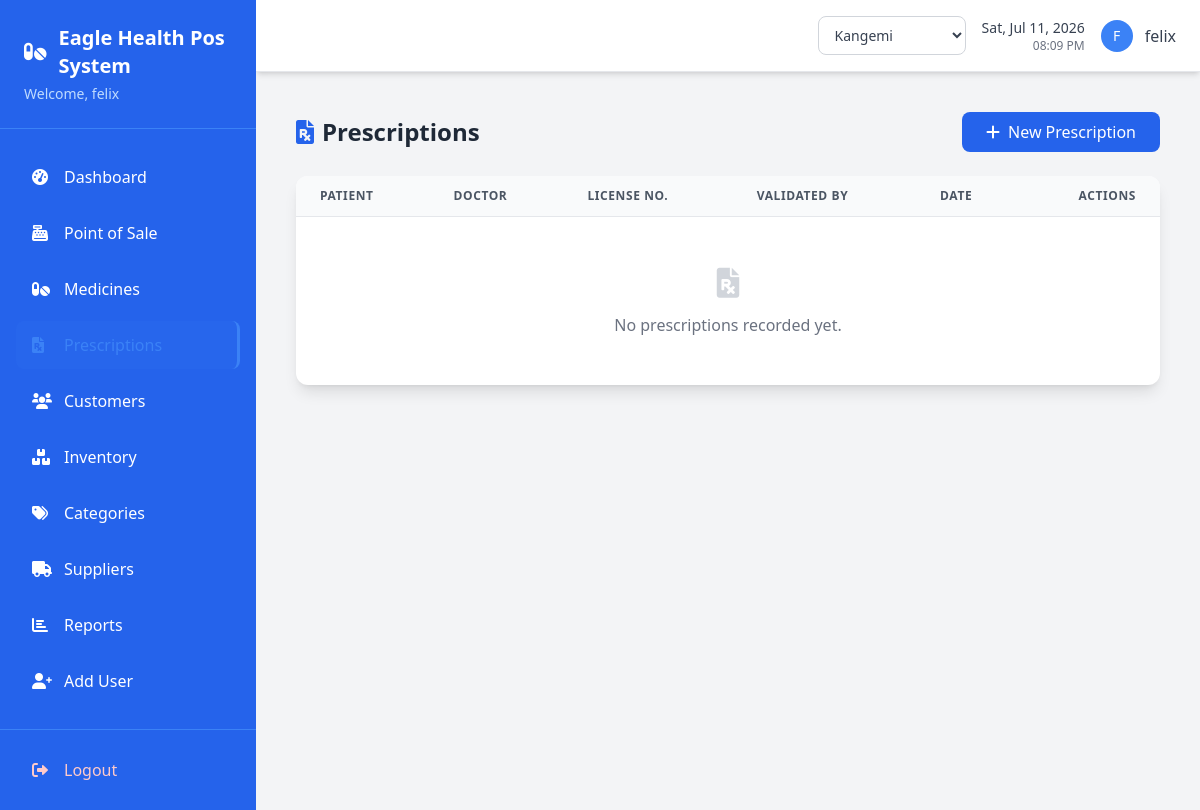
Page /prescriptions/ (signed in) on the earlier database version.
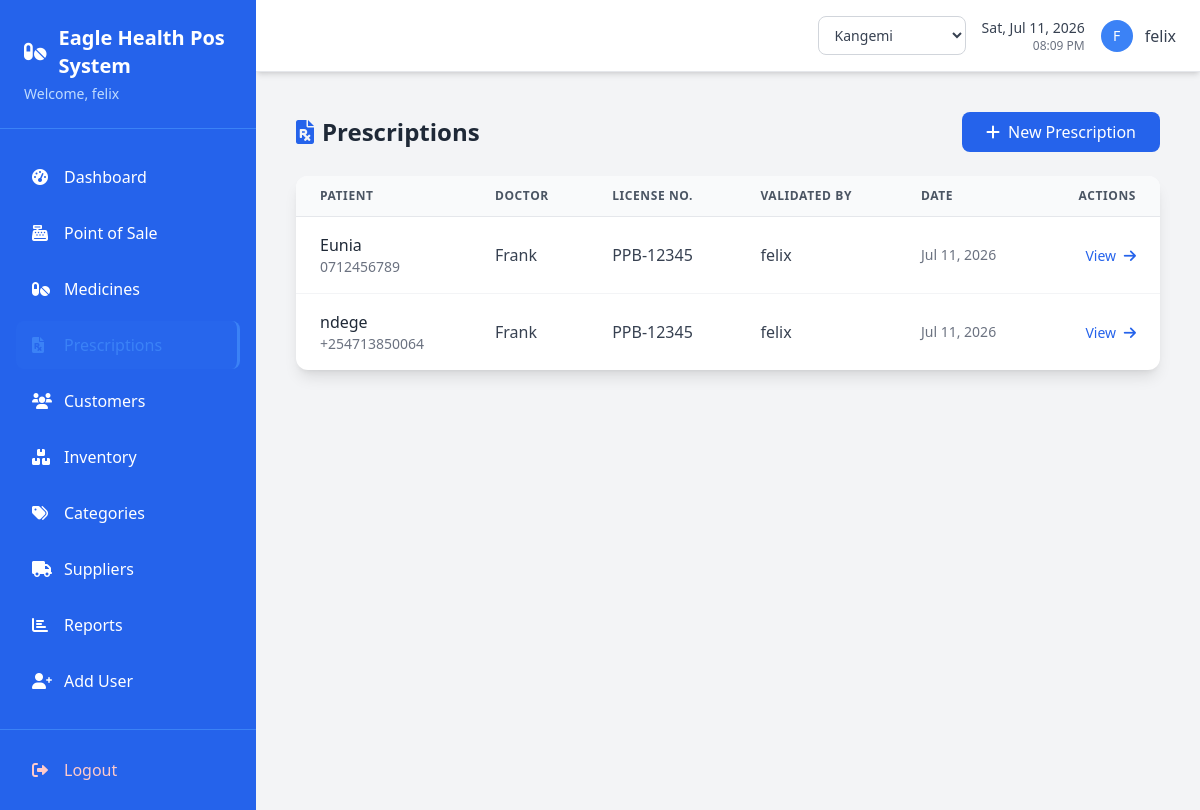
Same page on the later database version.
### pos/models.py (models this page shows, shortened)
class Prescription(models.Model):
    branch = models.ForeignKey(Branch, on_delete=models.PROTECT, related_name='prescriptions')
    patient = models.ForeignKey(Customer, on_delete=models.PROTECT, related_name='prescriptions')
    doctor_name = models.CharField(max_length=100)
    doctor_license_number = models.CharField(max_length=20, validators=[doctor_license_validator])
    diagnosis_notes = models.TextField(blank=True)
    validated_by = models.ForeignKey(User, on_delete=models.PROTECT, related_name='validated_prescriptions')
    created_at = models.DateTimeField(auto_now_add=True)

class Customer(models.Model):
    name = models.CharField(max_length=100)
    phone = models.CharField(max_length=20, blank=True)
    email = models.EmailField(max_length=100, blank=True)
    address = models.TextField(blank=True)
    created_at = models.DateTimeField(auto_now_add=True)
    updated_at = models.DateTimeField(auto_now=True)

### pos/views.py (the view)
# urls.py: path('prescriptions/', views.prescription_list, name='prescription_list'),
@login_required
def prescription_list(request):
    branch_filter = {} if request.active_branch_id is None else {'branch_id': request.active_branch_id}
    prescriptions = Prescription.objects.filter(**branch_filter).select_related('patient', 'validated_by').order_by('-created_at')
    return render(request, 'pos/prescription_list.html', {'prescriptions': prescriptions})

### pos/context_processors.py (called while the page is built)
def branch_context(request):
    if not request.user.is_authenticated:
        return {}
    return {
        'branches': Branch.objects.filter(is_active=True) if getattr(request, 'is_branch_admin', False) else [],
        'active_branch': Branch.objects.filter(id=request.active_branch_id).first() if getattr(request, 'active_branch_id', None) else None,
    }

### pos/models.py (called while the page is built)
    def get_accessible_branches(self):
        if self.role == 'admin':
            return Branch.objects.filter(is_active=True)
        return Branch.objects.filter(id=self.branch_id, is_active=True) if self.branch_id else Branch.objects.none()

### templates/pos/prescription_list.html (shortened to what this page needs)
{% extends 'base.html' %}
{% block content %}
<div class="max-w-6xl mx-auto p-4">
    <div class="flex justify-between items-center mb-6">
        <h1 class="text-2xl font-bold text-gray-800">
            <i class="fas fa-file-prescription mr-2 text-blue-600"></i>Prescriptions
        </h1>
        <a href="{% url 'prescription_add' %}" class="px-6 py-2 bg-blue-600 text-white rounded-lg hover:bg-blue-700 transition-colors">
            <i class="fas fa-plus mr-2"></i>New Prescription
        </a>
    </div>
    <div class="bg-white rounded-xl shadow-lg overflow-hidden">
        <table class="w-full text-left">
            <thead class="bg-gray-50 border-b border-gray-200">
                <tr>
                    <th class="px-6 py-3 text-xs font-semibold text-gray-600 uppercase tracking-wider">Patient</th>
                    <th class="px-6 py-3 text-xs font-semibold text-gray-600 uppercase tracking-wider">Doctor</th>
                    <th class="px-6 py-3 text-xs font-semibold text-gray-600 uppercase tracking-wider">License No.</th>
                    <th class="px-6 py-3 text-xs font-semibold text-gray-600 uppercase tracking-wider">Validated By</th>
                    <th class="px-6 py-3 text-xs font-semibold text-gray-600 uppercase tracking-wider">Date</th>
                    <th class="px-6 py-3 text-xs font-semibold text-gray-600 uppercase tracking-wider text-right">Actions</th>
                </tr>
            </thead>
            <tbody class="divide-y divide-gray-100">
                {% for prescription in prescriptions %}
                <tr class="hover:bg-gray-50 transition-colors">
                    <td class="px-6 py-4">
                        <div class="font-medium text-gray-800">{{ prescription.patient.name }}</div>
                        <div class="text-sm text-gray-500">{{ prescription.patient.phone|default:"—" }}</div>
                    </td>
                    <td class="px-6 py-4 text-gray-700">{{ prescription.doctor_name }}</td>
                    <td class="px-6 py-4 text-gray-700">{{ prescription.doctor_license_number }}</td>
                    <td class="px-6 py-4 text-gray-700">{{ prescription.validated_by.first_name|default:prescription.validated_by.username }}</td>
                    <td class="px-6 py-4 text-gray-500 text-sm">{{ prescription.created_at|date:"M d, Y" }}</td>
                    <td class="px-6 py-4 text-right">
                        <a href="{% url 'prescription_detail' prescription.pk %}" class="text-blue-600 hover:text-blue-800 font-medium text-sm">
                            View <i class="fas fa-arrow-right ml-1"></i>
                        </a>
                    </td>
                </tr>
                {% empty %}
                <tr>
                    <td colspan="6" class="px-6 py-12 text-center text-gray-500">
                        <i class="fas fa-file-prescription text-3xl mb-3 text-gray-300"></i>
                        <p>No prescriptions recorded yet.</p>
                    </td>
                </tr>
                {% endfor %}
            </tbody>
        </table>
    </div>
</div>
{% endblock %}

### templates/base.html (shortened to what this page needs)
{% load crispy_forms_tags %}
<!doctype html>
<html lang="en">
  <head>
    <script src="https://cdn.tailwindcss.com"></script>
    <link
      rel="stylesheet"
      href="https://cdnjs.cloudflare.com/ajax/libs/font-awesome/6.0.0/css/all.min.css"
    />
  </head>
  <body class="bg-gray-100 font-sans">
    <div class="flex h-screen">
      <div class="bg-blue-600 text-white w-64 flex-shrink-0 flex flex-col">
        <div class="p-6 border-b border-blue-500">
          <h1 class="text-xl font-bold flex items-center">
            <i class="fas fa-pills mr-3"></i>
            Eagle Health Pos System
          </h1>
          <p class="text-blue-200 text-sm mt-1">
            Welcome, {{ user.first_name|default:user.username }}
          </p>
        </div>
        <nav class="flex-1 px-4 py-6 space-y-2">
          <a
            href="{% url 'dashboard' %}"
            class="flex items-center px-4 py-3 rounded-lg hover:bg-blue-700 transition-colors duration-200 {% if request.resolver_match.url_name == 'dashboard' %}sidebar-active{% endif %}"
          >
            <i class="fas fa-tachometer-alt w-5 mr-3"></i>
            <span>Dashboard</span>
          </a>
          <a
            href="{% url 'pos_sale' %}"
            class="flex items-center px-4 py-3 rounded-lg hover:bg-blue-700 transition-colors duration-200 {% if request.resolver_match.url_name == 'pos_sale' %}sidebar-active{% endif %}"
          >
            <i class="fas fa-cash-register w-5 mr-3"></i>
            <span>Point of Sale</span>
          </a>
          <a
            href="{% url 'medicine_list' %}"
            class="flex items-center px-4 py-3 rounded-lg hover:bg-blue-700 transition-colors duration-200 {% if 'medicine' in request.resolver_match.url_name %}sidebar-active{% endif %}"
          >
            <i class="fas fa-pills w-5 mr-3"></i>
            <span>Medicines</span>
          </a>
          <a
            href="{% url 'prescription_list' %}"
            class="flex items-center px-4 py-3 rounded-lg hover:bg-blue-700 transition-colors duration-200 {% if 'prescription' in request.resolver_match.url_name %}sidebar-active{% endif %}"
          >
            <i class="fas fa-file-prescription w-5 mr-3"></i>
            <span>Prescriptions</span>
          </a>
          <a
            href="{% url 'customer_list' %}"
            class="flex items-center px-4 py-3 rounded-lg hover:bg-blue-700 transition-colors duration-200 {% if 'customer' in request.resolver_match.url_name %}sidebar-active{% endif %}"
          >
            <i class="fas fa-users w-5 mr-3"></i>
            <span>Customers</span>
          </a>
          <a
            href="{% url 'inventory_list' %}"
            class="flex items-center px-4 py-3 rounded-lg hover:bg-blue-700 transition-colors duration-200 {% if 'inventory' in request.resolver_match.url_name %}sidebar-active{% endif %}"
          >
            <i class="fas fa-boxes w-5 mr-3"></i>
            <span>Inventory</span>
          </a>
          <a
            href="{% url 'category_list' %}"
            class="flex items-center px-4 py-3 rounded-lg hover:bg-blue-700 transition-colors duration-200 {% if 'categor' in request.resolver_match.url_name %}sidebar-active{% endif %}"
          >
            <i class="fas fa-tags w-5 mr-3"></i>
            <span>Categories</span>
          </a>
          <a
            href="{% url 'supplier_list' %}"
            class="flex items-center px-4 py-3 rounded-lg hover:bg-blue-700 transition-colors duration-200 {% if 'supplier' in request.resolver_match.url_name %}sidebar-active{% endif %}"
          >
            <i class="fas fa-truck w-5 mr-3"></i>
            <span>Suppliers</span>
          </a>
          <a
            href="{% url 'sales_report' %}"
            class="flex items-center px-4 py-3 rounded-lg hover:bg-blue-700 transition-colors duration-200 {% if 'report' in request.resolver_match.url_name %}sidebar-active{% endif %}"
          >
            <i class="fas fa-chart-bar w-5 mr-3"></i>
            <span>Reports</span>
          </a>
          <a
            href="{% url 'add_user' %}"
            class="flex items-center px-4 py-3 rounded-lg hover:bg-blue-700 transition-colors duration-200 {% if request.resolver_match.url_name == 'add_user' %}sidebar-active{% endif %}"
          >
            <i class="fas fa-user-plus w-5 mr-3"></i>
            <span>Add User</span>
          </a>
        </nav>
        <div class="p-4 border-t border-blue-500">
          <a
            href="{% url 'login' %}"
            class="flex items-center px-4 py-3 rounded-lg hover:bg-red-600 transition-colors duration-200 text-red-200 hover:text-white"
          >
            <i class="fas fa-sign-out-alt w-5 mr-3"></i>
            <span>Logout</span>
          </a>
        </div>
      </div>
      <div class="flex-1 flex flex-col overflow-hidden">
<header class="bg-white shadow-md border-b border-gray-200 px-6 py-4">
  <div class="flex justify-between items-center">
    <div class="flex items-center space-x-4">
      {% if user.profile.role == 'admin' %}
      <div class="relative">
        <select
          onchange="window.location.href=this.value"
          class="border border-gray-300 rounded-lg px-3 py-2 text-sm font-medium text-gray-700 bg-white hover:border-blue-400 focus:outline-none focus:ring-2 focus:ring-blue-400"
        >
          {% for b in branches %}
            <option value="{% url 'switch_branch' b.id %}" {% if active_branch.id == b.id %}selected{% endif %}>
              {{ b.name }}
            </option>
          {% endfor %}
        </select>
      </div>
      {% elif active_branch %}
      <div class="flex items-center px-3 py-2 bg-blue-50 border border-blue-200 rounded-lg">
        <i class="fas fa-store text-blue-500 mr-2 text-sm"></i>
        <span class="text-sm font-medium text-blue-700">{{ active_branch.name }}</span>
      </div>
      {% endif %}
      <div class="text-right">
        <p
          class="text-sm font-medium text-gray-700"
          id="current-date"
        ></p>
        <p class="text-xs text-gray-500" id="current-time"></p>
      </div>
      <div class="flex items-center space-x-3">
        <div
          class="w-8 h-8 bg-blue-500 rounded-full flex items-center justify-center"
        >
          <span class="text-white font-medium text-sm">
            {{ user.first_name.0|default:user.username.0|upper }}
          </span>
        </div>
        <span class="text-gray-700 font-medium"
          >{{ user.first_name|default:user.username }}</span
        >
      </div>
    </div>
  </div>
</header>
        <main class="flex-1 overflow-auto p-6">
           {% block content %}{% endblock %}
        </main>
      </div>
    </div>
  </body>
</html>

### templates/base.html (style rules this page uses)
.sidebar-active { background-color: rgba(59, 130, 246, 0.1); border-right: 3px solid #3b82f6; }
.sidebar-active i, .sidebar-active span { color: #3b82f6; }

Differences in the rows shown:
added Prescription: patient.name "Eunia", patient.phone "0712456789", doctor_name "Frank", doctor_license_number "PPB-12345", validated_by.first_name "felix", created_at "Jul 11, 2026"
added Prescription: patient.name "ndege", patient.phone "+254713850064", doctor_name "Frank", doctor_license_number "PPB-12345", validated_by.first_name "felix", created_at "Jul 11, 2026"
Other differences:
text no longer shown: "No prescriptions recorded yet."
